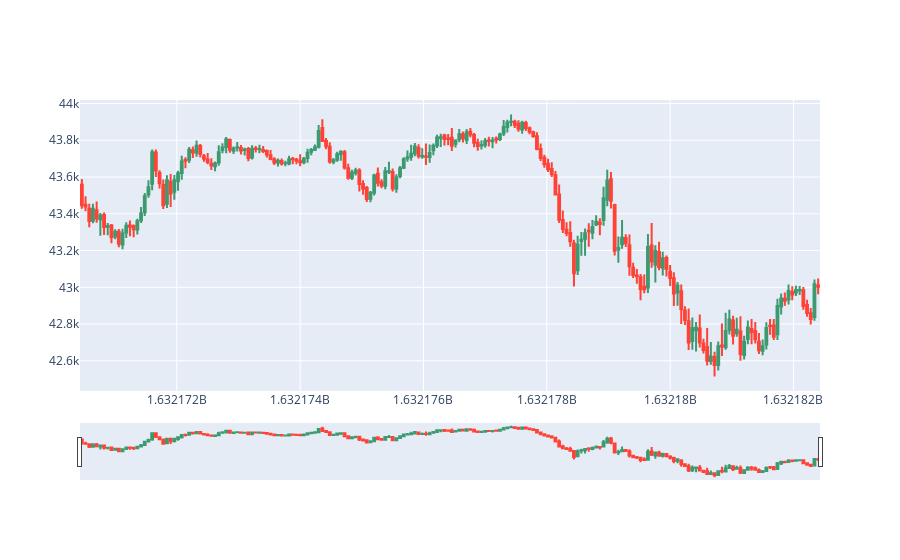

The notebook cell this image was saved under:
### Markdown cell above
# Bitcoin data plot

### Code cell
import plotly.graph_objects as go

btc = crypto_df[crypto_df["Asset_ID"]==1].set_index("timestamp") # Asset_ID = 1 for Bitcoin
btc_mini = btc.iloc[-200:] # Select recent data rows
fig = go.Figure(data=[go.Candlestick(x=btc_mini.index, open=btc_mini['Open'], high=btc_mini['High'], low=btc_mini['Low'], close=btc_mini['Close'])])
fig.show()

### Figure 1 — Plotly figure (JSON) as saved in the notebook; plotly's stock layout.template omitted (floating-point values rounded to 4 significant figures; data arrays with more than 128 entries replaced by an {"elided": "..."} marker saying what was removed)
{"data": [{"close": {"elided": "200 float values"}, "high": {"elided": "200 float values"}, "low": {"elided": "200 float values"}, "open": {"elided": "200 float values"}, "type": "candlestick", "x": {"elided": "200 int values"}}], "layout": {}}
